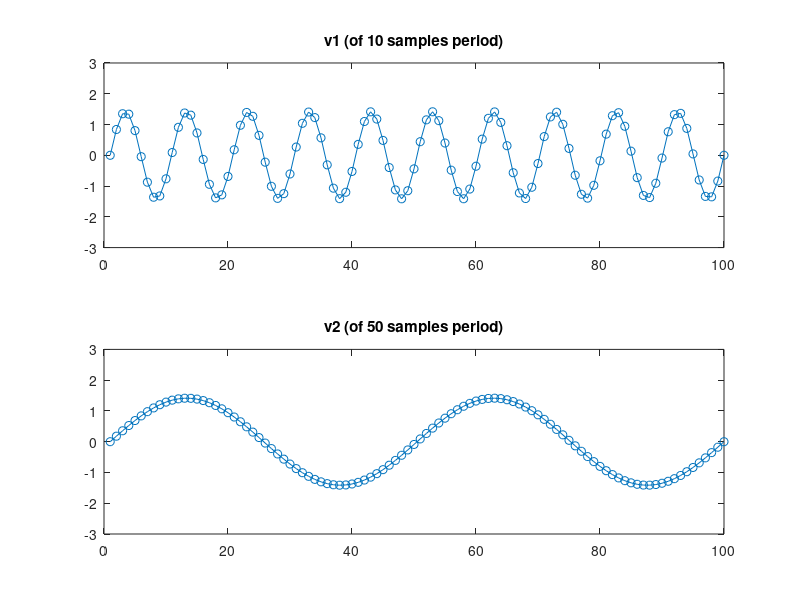

Write MATLAB code to recreate this figure. (Note: this script raises an error after producing the figure.)
% Intro to Artificial Neural Network (BRI516)
% Assignment 1 (by. Yejin Cho)
% 2016-03-22
clc;clear;close all;

%% (a)
% Generate 100x1000 matrix A0 with random numbers from the Gaussian
% distribution (zero-mean and unit variance) as its elements. [5 pt]
A0 = zscore(normrnd(0,1,[100,1000]));
histfit(A0(:)); axis auto
fprintf('A0 mean: %.2f, var: %.2f\n', mean(A0(:)),var(A0(:)));

%% (b)
% Generate two sinusoidal functions (v1 and v2) of total length
% of 100 samples with periods of 10 and 50 samples.
% v1 and v2 have a zero-mean and unit variance. [5 pt]
Nsamples = 100;

% (1) v1
v1_periods = 10;
v1_samples = linspace(0,2*pi*(Nsamples/v1_periods),Nsamples);
v1 = zscore(sin(v1_samples));
fprintf('v1 mean: %.2f, var: %.2f\n', mean(v1),var(v1));

subplot(2,1,1)
plot(v1, 'o-');
ylim([-3 3]); title('v1 (of 10 samples period)')


% (2) v2
v2_periods = 50;
v2_samples = linspace(0,2*pi*(Nsamples/v2_periods),Nsamples);
v2 = zscore(sin(v2_samples));
fprintf('v2 mean: %.2f, var: %.2f\n', mean(v2),var(v2));

subplot(2,1,2)
plot(v2, 'o-')
ylim([-3 3]); title('v2 (of 50 samples period)'); shg


clearvars -except A0 v1 v2

%% (c)
% For each of the column vectors of A0,
% add v1 for the first 500 column vectors of A0
% and v2 for the remaining 500 column vectors of A0
% with randomly chosen (0-1) weights for v1 and v2.
% The resulting matrix is A1. [10 pt]

A1 = zeros(size(A0,1),size(A0,2));  % pre-allocation
rdCoeff= rand(1,2); % two random weights between 0-1

A1(:,1:500) = A0(:,1:500) ...
    + repmat(rdCoeff(1)*v1',[1,500]); % add v1 multiplied by a random weight (0-1)
A1(:,501:end) = A0(:,501:end) ...
    + repmat(rdCoeff(2)*v2',[1,500]); % add v2 multiplied by a random weight (0-1)

fprintf('random weight of v1: %.2f\nrandom weight of v2: %.2f\n', rdCoeff(1), rdCoeff(2))

%% (d)
% Perform a PCA to A1 and find a 2D representation of column vectors of A1
% using the first and second principal components.
% Show the 2D representation in a 2D plane. [10 pt]

% Perform a PCA
[Y, eigVec, eigVal] = pcaEigen(A1);

% Plot using 1st & 2nd Principal Components
figure; subplot(1,2,1)
plot(Y(:,1),Y(:,2),'o')
xlabel('1st Principal Component')
ylabel('2nd Principal Component')
title('A1 projected onto 2D plane of 1st-2nd PC')
xlim([-50 50]); ylim([-50 50]); axis square; hold on


%% (e) 
% Plot two encoding vectors of this dimension reduction. [5 pt]

encodingVec1 = [1 0]*eigVal(1)^.5;
encodingVec2 = [0 1]*eigVal(2)^.5;

PC12 = plot(encodingVec1,[0 0],'r',[0 0],encodingVec2,'g');
legend(PC12, '1st PC','2nd PC')
grid minor

%% (f)
% Repeat (d) and (e) using the third and fourth principal components. [15 pt]

% Since Y is already fully computed in (d) above,
% the encoding process doesn't have to be repeated.
% We can plot using 3rd & 4th Principal Components in Y.

subplot(1,2,2)
plot(Y(:,3),Y(:,4),'o')
xlabel('3rd Principal Component')
ylabel('4th Principal Component')
title('A1 projected onto 2D plane of 3rd-4th PC')
xlim([-50 50]); ylim([-50 50]); axis square; hold on

encodingVec3 = [1 0]*eigVal(3)^.5;
encodingVec4 = [0 1]*eigVal(4)^.5;

PC34 = plot(encodingVec3,[0 0],'r',[0 0],encodingVec4,'g');
legend(PC34, '1st PC','2nd PC')
grid minor

pause


%% [Additional visualization for understanding PCA]
% In this section, 7 additional plots are drawn
% to better visualize and help understanding the process of PCA.
% Unlike in the above, hese plots are in variable space.

figure('units','normalized','outerposition',[0 0 1 1])

% (1) Original data plot1: A0
subplot(7,1,1)
plot(A0); ylim([-10 10]); title('A0')

% (2) Original data plot: A1
subplot(7,1,2)
plot(A1); ylim([-10 10]); title('A1 (A0+v1 and A0+v2)')

% (3) Added vector plot: v1 and v2 plot as reference
subplot(7,1,3)
plot(v1); hold on
plot(v2); hold off
title('v1 and v2')


% PCA
[Y, eigVec, eigVal] = pcaEigen(A1);

% (4) PCA using 1st & 2nd PC only
subplot(7,1,4)
plot(Y(:,1:2)); axis normal
title('PCA score (of 1st and 2nd PC only)')
legend('PC1 & PC2 partially (or mostly) recovers the curvature of v1 and v2.',...
       'Location','best')

subplot(7,1,5)
plot(eigVec(:,1:2)); axis normal
title('PCA coefficients (of 1st and 2nd PC only)')
legend('The PCA coefficients of PC1 & PC2 effectively reveal the region in the data to which v1 and v2 was added',...
       'Location','best')


% (5) PCA using 3rd & 4th PC (added on the plot using the first two PCs)
subplot(7,1,6)
plot(Y(:,1:2)); hold on
plot(Y(:,3:4)); axis normal
title('PCA score (3rd and 4th PC added)')
legend('PC3 & PC4 does not provide much information as PC1 & PC2.',...
       'Location','best')

subplot(7,1,7)
plot(eigVec(:,1:2)); hold on
plot(eigVec(:,3:4), '.-'); axis normal
title('PCA coefficients (3rd and 4th PC added)')
legend('The PCA coefficients of PC3 & PC4 does not provide much information as in those of PC1 & PC2.',...
       'Location','best')

shg
